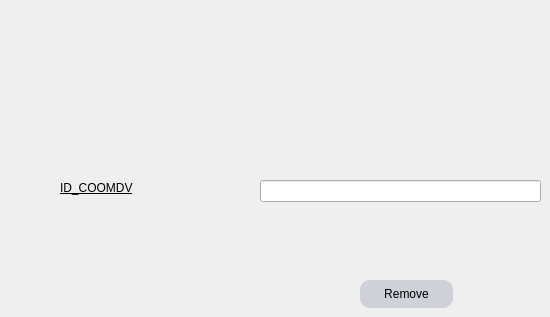
      <widget class="QWidget" name="tab_12">
       <attribute name="title">
        <string>Remove Product</string>
       </attribute>
       <widget class="QLabel" name="label_40">
        <property name="geometry">
         <rect>
          <x>60</x>
          <y>180</y>
          <width>111</width>
          <height>16</height>
         </rect>
        </property>
        <property name="styleSheet">
         <string notr="true">color: rgb(0, 0, 0);
border-color: rgb(255, 255, 255);
text-decoration: underline;
font: 75 10pt &quot;MS Shell Dlg 2&quot;;
</string>
        </property>
        <property name="text">
         <string>ID_COOMDV</string>
        </property>
       </widget>
       <widget class="QLineEdit" name="l_remove_idv">
        <property name="geometry">
         <rect>
          <x>260</x>
          <y>180</y>
          <width>281</width>
          <height>22</height>
         </rect>
        </property>
       </widget>
       <widget class="QPushButton" name="RemoveP">
        <property name="geometry">
         <rect>
          <x>360</x>
          <y>280</y>
          <width>93</width>
          <height>28</height>
         </rect>
        </property>
        <property name="styleSheet">
         <string notr="true">
QPushButton{
background:#ced1d8;
border-style:outset;
border-radius:10px;
}
QPushButton:pressed{
background-color:rgb(224,0,0);
border-style:inset;}
QPushButton:hover {
    background-color:rgb(5, 255, 0);
    }
</string>
        </property>
        <property name="text">
         <string>Remove</string>
        </property>
       </widget>
      </widget>
